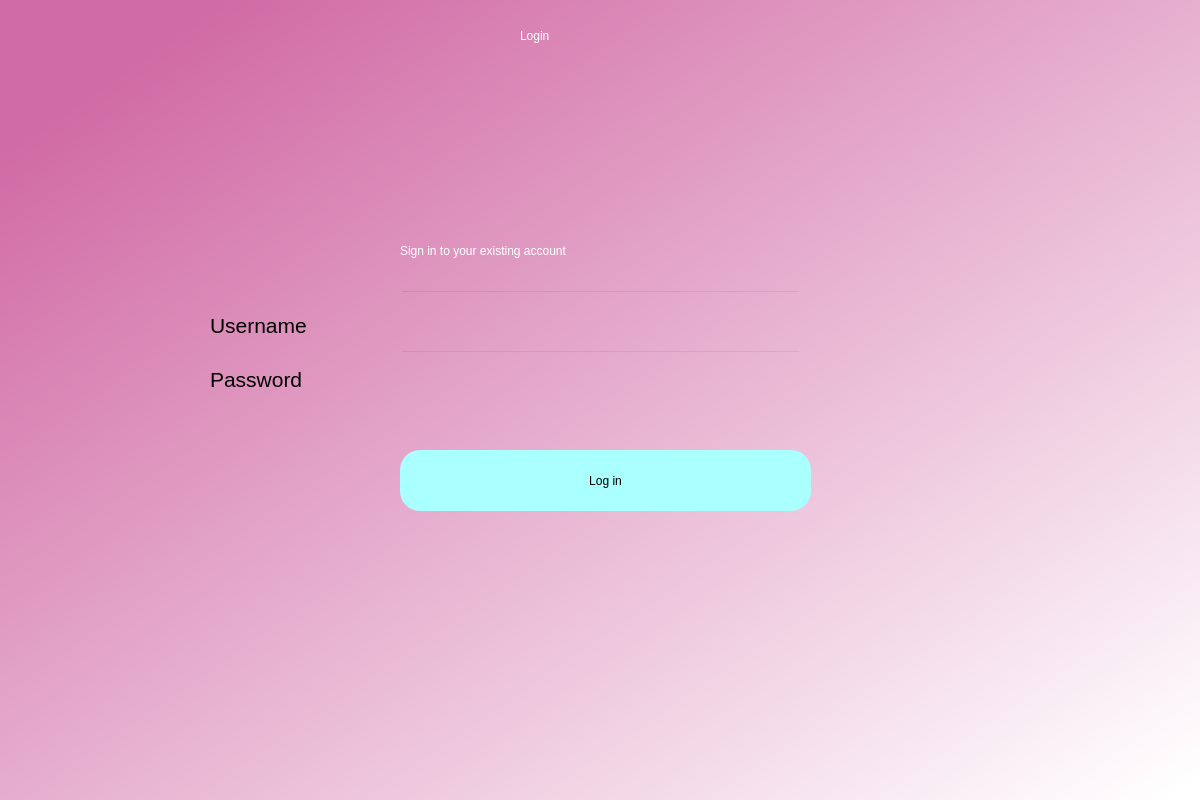
<?xml version="1.0" encoding="UTF-8"?>
<ui version="4.0">
 <class>Dialog</class>
 <widget class="QDialog" name="Dialog">
  <property name="geometry">
   <rect>
    <x>0</x>
    <y>0</y>
    <width>1200</width>
    <height>800</height>
   </rect>
  </property>
  <property name="windowTitle">
   <string>Dialog</string>
  </property>
  <widget class="QWidget" name="bgwidget" native="true">
   <property name="geometry">
    <rect>
     <x>0</x>
     <y>0</y>
     <width>1201</width>
     <height>801</height>
    </rect>
   </property>
   <property name="styleSheet">
    <string notr="true">QWidget#bgwidget{
background-color:qlineargradient(spread:pad, x1:0.091, y1:0.101636, x2:0.991379, y2:0.977, stop:0 rgba(209, 107, 165, 255), stop:1 rgba(255, 255, 255, 255));}</string>
   </property>
   <widget class="QLabel" name="label_3">
    <property name="geometry">
     <rect>
      <x>210</x>
      <y>310</y>
      <width>131</width>
      <height>31</height>
     </rect>
    </property>
    <property name="font">
     <font>
      <family>MS Shell Dlg 2</family>
      <pointsize>10</pointsize>
      <weight>50</weight>
      <italic>false</italic>
      <bold>false</bold>
     </font>
    </property>
    <property name="styleSheet">
     <string notr="true">font: 10pt &quot;MS Shell Dlg 2&quot;;</string>
    </property>
    <property name="text">
     <string>&lt;html&gt;&lt;head/&gt;&lt;body&gt;&lt;p&gt;&lt;span style=&quot; font-size:16pt;&quot;&gt;Username&lt;/span&gt;&lt;/p&gt;&lt;/body&gt;&lt;/html&gt;</string>
    </property>
   </widget>
   <widget class="QLabel" name="label_4">
    <property name="geometry">
     <rect>
      <x>210</x>
      <y>359</y>
      <width>131</width>
      <height>41</height>
     </rect>
    </property>
    <property name="styleSheet">
     <string notr="true">font: 10pt &quot;MS Shell Dlg 2&quot;;</string>
    </property>
    <property name="text">
     <string>&lt;html&gt;&lt;head/&gt;&lt;body&gt;&lt;p&gt;&lt;span style=&quot; font-size:16pt;&quot;&gt;Password&lt;/span&gt;&lt;/p&gt;&lt;/body&gt;&lt;/html&gt;</string>
    </property>
   </widget>
   <widget class="QLabel" name="error">
    <property name="geometry">
     <rect>
      <x>410</x>
      <y>400</y>
      <width>391</width>
      <height>41</height>
     </rect>
    </property>
    <property name="styleSheet">
     <string notr="true">font: 12pt &quot;MS Shell Dlg 2&quot;; color:red;</string>
    </property>
    <property name="text">
     <string/>
    </property>
   </widget>
   <widget class="QLabel" name="label_5">
    <property name="geometry">
     <rect>
      <x>360</x>
      <y>10</y>
      <width>501</width>
      <height>791</height>
     </rect>
    </property>
    <property name="text">
     <string>&lt;html&gt;&lt;head/&gt;&lt;body&gt;&lt;p&gt;&lt;img src=&quot;:/newPrefix/login.jpg&quot;/&gt;&lt;/p&gt;&lt;/body&gt;&lt;/html&gt;</string>
    </property>
   </widget>
   <widget class="QPushButton" name="login">
    <property name="geometry">
     <rect>
      <x>400</x>
      <y>450</y>
      <width>411</width>
      <height>61</height>
     </rect>
    </property>
    <property name="styleSheet">
     <string notr="true">border-radius:20px;
background-color: rgb(170, 255, 255);
font: 14pt &quot;MS Shell Dlg 2&quot;;</string>
    </property>
    <property name="text">
     <string>Log in</string>
    </property>
   </widget>
   <widget class="QLabel" name="label">
    <property name="geometry">
     <rect>
      <x>520</x>
      <y>0</y>
      <width>151</width>
      <height>71</height>
     </rect>
    </property>
    <property name="styleSheet">
     <string notr="true">font: 36pt &quot;MS Shell Dlg 2&quot;; color:rgb(255, 255, 255)</string>
    </property>
    <property name="text">
     <string>Login</string>
    </property>
   </widget>
   <widget class="QLabel" name="label_2">
    <property name="geometry">
     <rect>
      <x>400</x>
      <y>230</y>
      <width>391</width>
      <height>41</height>
     </rect>
    </property>
    <property name="styleSheet">
     <string notr="true">font: 16pt &quot;MS Shell Dlg 2&quot;;color:rgb(255, 255, 255)</string>
    </property>
    <property name="text">
     <string>Sign in to your existing account</string>
    </property>
   </widget>
   <widget class="QLineEdit" name="emailfield">
    <property name="geometry">
     <rect>
      <x>400</x>
      <y>290</y>
      <width>401</width>
      <height>51</height>
     </rect>
    </property>
    <property name="font">
     <font>
      <family>MS Shell Dlg 2</family>
      <pointsize>12</pointsize>
      <weight>50</weight>
      <italic>false</italic>
      <bold>false</bold>
     </font>
    </property>
    <property name="styleSheet">
     <string notr="true">background-color:rgba(0,0,0,0);
font: 12pt &quot;MS Shell Dlg 2&quot;;</string>
    </property>
    <property name="text">
     <string/>
    </property>
   </widget>
   <widget class="QLineEdit" name="passwordfield">
    <property name="geometry">
     <rect>
      <x>400</x>
      <y>350</y>
      <width>401</width>
      <height>51</height>
     </rect>
    </property>
    <property name="styleSheet">
     <string notr="true">background-color:rgba(0,0,0,0);
font: 12pt &quot;MS Shell Dlg 2&quot;;</string>
    </property>
   </widget>
  </widget>
 </widget>
 <resources>
  <include location="login.qrc"/>
 </resources>
 <connections/>
</ui>
